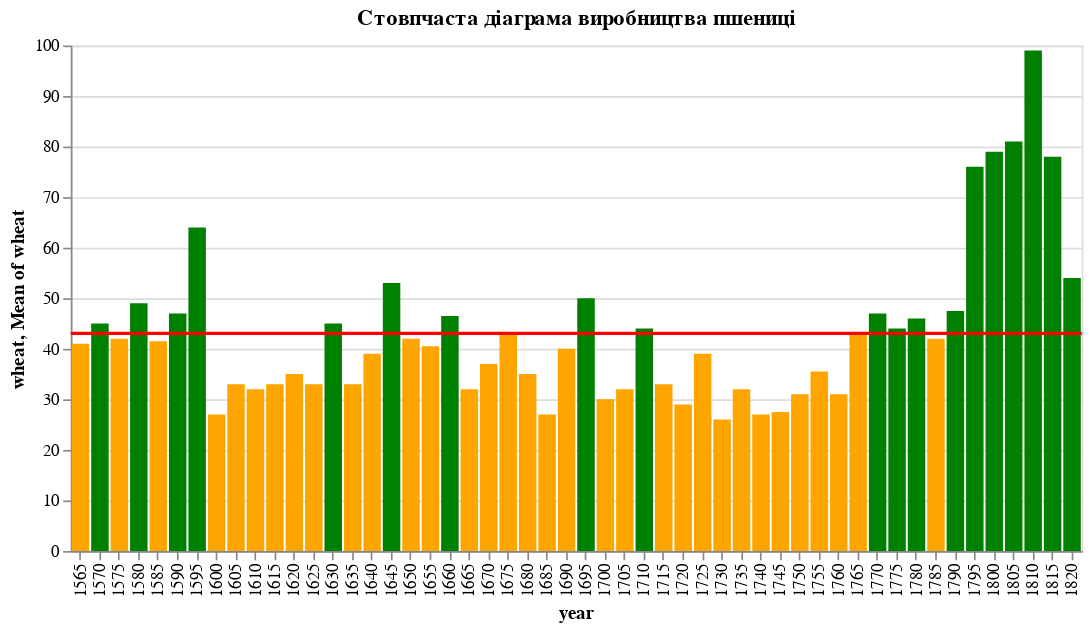

Write notebook code for a chart like this one.
### Markdown cell above
2. Побудувати стовпчасту діаграму допомогою бібліотеки Altair.
Для цього завдання вам потрібно використовувати датасет source = data.wheat().
Вимоги:
Створіть стовпчасту діаграму, де на осі X будуть роки, а на осі Y - кількість виробленої пшениці в мільйонах тонн.
Встановіть правило (horizontal rule) червоного кольору, яке показує середнє значення виробництва пшениці за всі роки.
Об'єднайте графік стовпчатої діаграми та правило в одному зображенні шириною 600 пікселів.
Забезпечте наявність легенди, що пояснює, як відображається середнє значення.
Збережіть графік у файлі з розширенням на вибір.

### Code cell
source = data.wheat()

df = pd.DataFrame(source)

average_rule = alt.Chart(df).mark_rule(color='red').encode(
    y='mean(wheat):Q',
    size=alt.value(2))

bar_chart = alt.Chart(df).mark_bar().encode(
    x='year:O',
    y='wheat:Q',
    color=alt.condition(
        alt.datum.wheat > df['wheat'].mean(),
        alt.value('green'),
        alt.value('orange'))).properties(width=600)

final_chart = (bar_chart + average_rule).properties(
    title='Стовпчаста діаграма виробництва пшениці',
    height=300)

final_chart.save('wheat_production_chart.html')
final_chart

### Figure 1 — Vega-Lite specification as saved in the notebook (floating-point values rounded to 4 significant figures)
{"config": {"view": {"continuousWidth": 300, "continuousHeight": 300}}, "layer": [{"mark": {"type": "bar"}, "encoding": {"color": {"condition": {"test": "(datum.wheat > 43.05769230769231)", "value": "green"}, "value": "orange"}, "x": {"field": "year", "type": "ordinal"}, "y": {"field": "wheat", "type": "quantitative"}}}, {"mark": {"type": "rule", "color": "red"}, "encoding": {"size": {"value": 2}, "y": {"aggregate": "mean", "field": "wheat", "type": "quantitative"}}}], "data": {"name": "data-76d1ce26ea5761007c35827e1564d86c"}, "height": 300, "title": "Стовпчаста діаграма виробництва пшениці", "width": 600, "$schema": "https://vega.github.io/schema/vega-lite/v5.15.1.json", "datasets": {"data-76d1ce26ea5761007c35827e1564d86c": [{"year": 1565, "wheat": 41.0, "wages": 5.0}, {"year": 1570, "wheat": 45.0, "wages": 5.05}, {"year": 1575, "wheat": 42.0, "wages": 5.08}, {"year": 1580, "wheat": 49.0, "wages": 5.12}, {"year": 1585, "wheat": 41.5, "wages": 5.15}, {"year": 1590, "wheat": 47.0, "wages": 5.25}, {"year": 1595, "wheat": 64.0, "wages": 5.54}, {"year": 1600, "wheat": 27.0, "wages": 5.61}, {"year": 1605, "wheat": 33.0, "wages": 5.69}, {"year": 1610, "wheat": 32.0, "wages": 5.78}, {"year": 1615, "wheat": 33.0, "wages": 5.94}, {"year": 1620, "wheat": 35.0, "wages": 6.01}, {"year": 1625, "wheat": 33.0, "wages": 6.12}, {"year": 1630, "wheat": 45.0, "wages": 6.22}, {"year": 1635, "wheat": 33.0, "wages": 6.3}, {"year": 1640, "wheat": 39.0, "wages": 6.37}, {"year": 1645, "wheat": 53.0, "wages": 6.45}, {"year": 1650, "wheat": 42.0, "wages": 6.5}, {"year": 1655, "wheat": 40.5, "wages": 6.6}, {"year": 1660, "wheat": 46.5, "wages": 6.75}, {"year": 1665, "wheat": 32.0, "wages": 6.8}, {"year": 1670, "wheat": 37.0, "wages": 6.9}, {"year": 1675, "wheat": 43.0, "wages": 7.0}, {"year": 1680, "wheat": 35.0, "wages": 7.3}, {"year": 1685, "wheat": 27.0, "wages": 7.6}, {"year": 1690, "wheat": 40.0, "wages": 8.0}, {"year": 1695, "wheat": 50.0, "wages": 8.5}, {"year": 1700, "wheat": 30.0, "wages": 9.0}, {"year": 1705, "wheat": 32.0, "wages": 10.0}, {"year": 1710, "wheat": 44.0, "wages": 11.0}, {"year": 1715, "wheat": 33.0, "wages": 11.75}, {"year": 1720, "wheat": 29.0, "wages": 12.5}, {"year": 1725, "wheat": 39.0, "wages": 13.0}, {"year": 1730, "wheat": 26.0, "wages": 13.3}, {"year": 1735, "wheat": 32.0, "wages": 13.6}, {"year": 1740, "wheat": 27.0, "wages": 14.0}, {"year": 1745, "wheat": 27.5, "wages": 14.5}, {"year": 1750, "wheat": 31.0, "wages": 15.0}, {"year": 1755, "wheat": 35.5, "wages": 15.7}, {"year": 1760, "wheat": 31.0, "wages": 16.5}, {"year": 1765, "wheat": 43.0, "wages": 17.6}, {"year": 1770, "wheat": 47.0, "wages": 18.5}, {"year": 1775, "wheat": 44.0, "wages": 19.5}, {"year": 1780, "wheat": 46.0, "wages": 21.0}, {"year": 1785, "wheat": 42.0, "wages": 23.0}, {"year": 1790, "wheat": 47.5, "wages": 25.5}, {"year": 1795, "wheat": 76.0, "wages": 27.5}, {"year": 1800, "wheat": 79.0, "wages": 28.5}, {"year": 1805, "wheat": 81.0, "wages": 29.5}, {"year": 1810, "wheat": 99.0, "wages": 30.0}, {"year": 1815, "wheat": 78.0, "wages": null}, {"year": 1820, "wheat": 54.0, "wages": null}]}}
